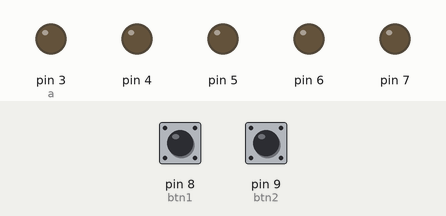
Recording of a sketch running on a simulated Arduino Uno, built with avr-gcc and run on an emulated ATmega328P. Shown: output pins drawn as LEDs (lit = HIGH). Inputs (shaded band) come from the test bench; at power-on: pin 8 (btn1) LOW, pin 9 (btn2) LOW.

Above: at 1.2 s.
1.3 s: pin 8 (btn1) pulled HIGH for 0.15 s
At 2.1 s:
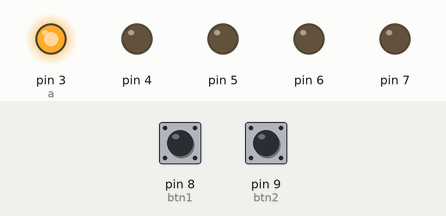
At 2.9 s:
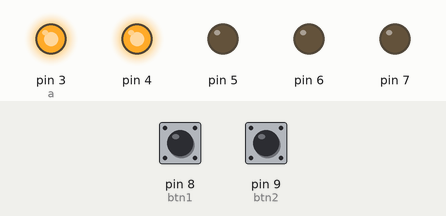
4.4 s: pin 9 (btn2) pulled HIGH for 3.2 s
At 8.7 s:
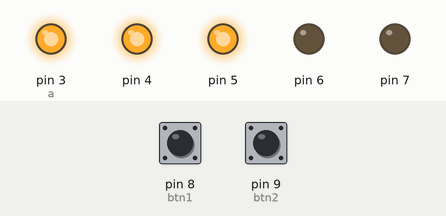
Timing chart, 0 to 12.8 s (numbered marks = the images above; inputs shaded):
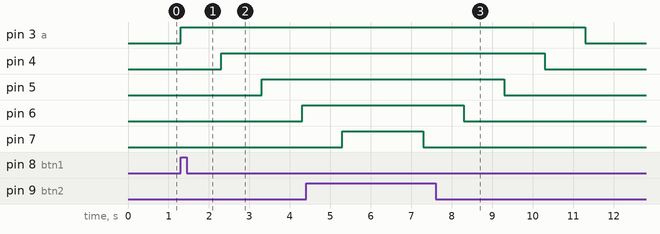

The sketch:

Aula_9.ino
```cpp
//Pinos dos botões
#define btn1 8
#define btn2 9

int a = 3;

void setup()
{
  //Configurações iniciais dos botões
  pinMode(btn1, INPUT);
  pinMode(btn2, INPUT);

  //Configurações iniciais dos pinos de entrada dos LED´s
  for(int i = 3; i <= 7; i++){
    pinMode(i, OUTPUT);
  }
}

void loop()
{
  //Q´do pressionar o botão 1, os LED´s ligarão sequencialmente
  if(digitalRead(btn1) == HIGH){
    while( a <= 7){
      digitalWrite(a, HIGH);
      delay(1000);
      a = a +1;
    }
  }

  //Q´do pressionar o botão 2, os LED´s se desligarão sequencialmente
  if(digitalRead(btn2) == HIGH){
    while(a >= 3){
      digitalWrite(a, LOW);
      delay(1000);
      a = a - 1;
    }
  }
}
```

Measured:
- after the input at 1.3 s, pin 3 (a): LOW → HIGH at once; pin 4: LOW → HIGH after 1.0 s; pin 5: LOW → HIGH after 2.0 s; pin 6: LOW → HIGH after 3.0 s
- after the input at 4.4 s, pin 3 (a): HIGH → LOW after 6.9 s; pin 4: HIGH → LOW after 5.9 s; pin 5: HIGH → LOW after 4.9 s; pin 6: HIGH → LOW after 3.9 s
